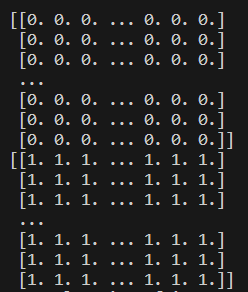
#> input picture FIlter.png, 248 x 292 px
$ python Darsh_230343_Assignment1.py   (older library calls are emulated)
#> lines starting #> are read from the running program, lines starting #| are printed output that depends on the picture; after the words box and inside, x2 and y2 are one past the last pixel; in counts of white or black regions, pixels touching at a corner belong together
import cv2
import numpy as np

lpf=np.zeros([256,256])
for i in (118,139):
    for j in (118,139):
        lpf[i,j]=1
print(lpf)

hpf=np.ones([256,256])
for i in (118,139):
    for j in (118,139):
        hpf[i,j]=0
print(hpf)

def hybrid(s1,s2):
    f1=cv2.dft(np.float32(gray1),flags=cv2.DFT_COMPLEX_OUTPUT)
    fs1=np.fft.fftshift(f1)
    magnitude=20*np.log(cv2.magnitude(fs1[:,:,0],fs1[:,:,1]))
    magnitude=cv2.normalize(magnitude,None,0,255,cv2.NORM_MINMAX,cv2.CV_8UC1)
    cv2.imshow('Fourier Transform of image 1',magnitude)
    cv2.waitKey(0)
    lpf1(magnitude)
    f2=cv2.dft(np.float32(gray2),flags=cv2.DFT_COMPLEX_OUTPUT)
    fs2=np.fft.fftshift(f2)
    magnitude1=20*np.log(cv2.magnitude(fs2[:,:,0],fs2[:,:,1]))
    magnitude1=cv2.normalize(magnitude1,None,0,255,cv2.NORM_MINMAX,cv2.CV_8UC1)
    cv2.imshow('Fourier Transform of image 2',magnitude1)
    cv2.waitKey(0)
    hpf1(magnitude)

    h1=magnitude*lpf
    h2=magnitude1*hpf
    cv2.imshow("low 1",h1)
    cv2.waitKey(0)
    cv2.imshow("high 2",h2)
    cv2.waitKey(0)
    hybrid=h1*h2
    cv2.imshow("Hybrid",hybrid)
    cv2.waitKey(0)

def lpf1(image):
    lpf_img=lpf*image
    cv2.imshow("Low pass of dhoni",lpf_img)
    cv2.waitKey(0)
    return lpf_img

def hpf1(image):
    hpf_img=hpf*image
    cv2.imshow("High pass of virat",hpf_img)
    cv2.waitKey(0)
    return hpf_img

s1=input("Enter location of image 1:")
#> the answer given: FIlter.png
s2=input("Enter location of image 2:")
#> the answer given: Fourier.png

img1= cv2.imread(s1)
#> img1 is the input picture: shape (292, 248, 3); mean B, G, R 35.9, 36, 36.2
img2= cv2.imread(s2)
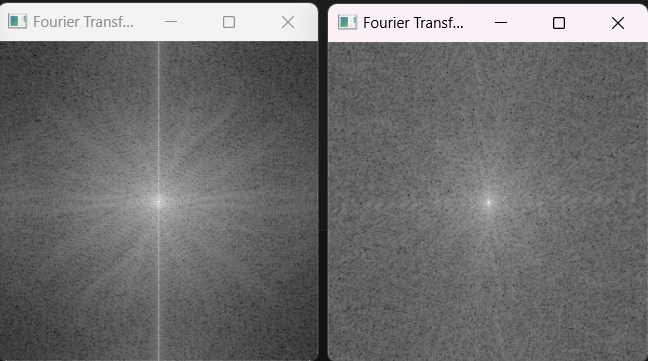
#> input picture Fourier.png, 648 x 361 px
#> img2 is the input picture: shape (361, 648, 3); mean B, G, R 112.1, 111.7, 112.2

newimg1= cv2.resize(img1,(256,256))
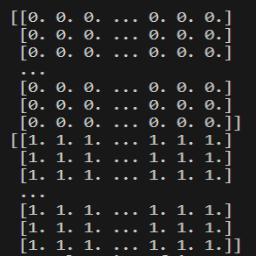
#> newimg1: shape (256, 256, 3); mean B, G, R 35.9, 36, 36.2
newimg2=cv2.resize(img2,(256,256))
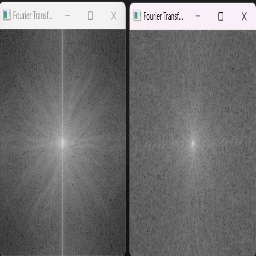
#> newimg2: shape (256, 256, 3); mean B, G, R 112.1, 111.7, 112.1
cv2.imshow("original 1",newimg1)
cv2.waitKey(0)
cv2.imshow("Original 2",newimg2)
cv2.waitKey(0)

#cv2.imshow('Dhoni',newimg1)
#cv2.imshow('Virat',newimg2)

gray1= cv2.cvtColor(newimg1,cv2.COLOR_BGR2GRAY)
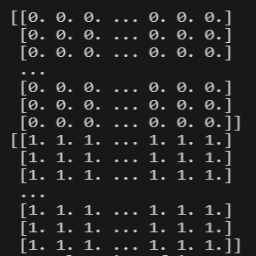
#> gray1: shape (256, 256); min 24, max 204, mean 36
gray2= cv2.cvtColor(newimg2,cv2.COLOR_BGR2GRAY)
#cv2.imshow('Gray Dhoni',gray1)
#cv2.imshow('Gray Virat',gray2)


hybrid(s1,s2)
#> in hybrid, `magnitude=20*np.log(cv2.magnitude(fs1[:,:,0],fs1[:,:,1]))`:
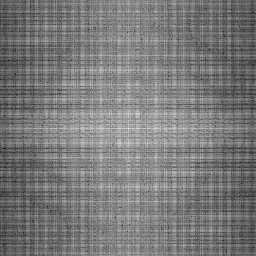
#> magnitude: shape (256, 256) float32; min 1.16, max 293.5, mean 141.2; drawn with min black and max white
#> in lpf1, `cv2.imshow("Low pass of dhoni",lpf_img)`:
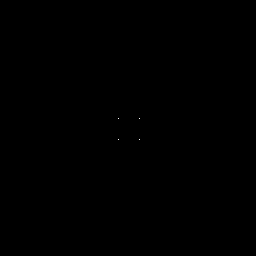
#> window 'Low pass of dhoni': shape (256, 256); 0.01% white in thin lines or dots, all inside (x1, y1, x2, y2) = (118, 118, 140, 140)
#> in hybrid, `magnitude1=20*np.log(cv2.magnitude(fs2[:,:,0],fs2[:,:,1]))`:
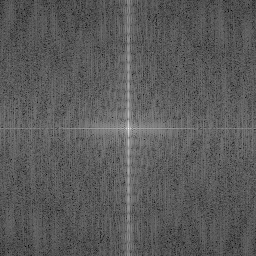
#> magnitude1: shape (256, 256) float32; min 55.98, max 316.1, mean 148.8; drawn with min black and max white
#> in hybrid, `hybrid=h1*h2`: hybrid: shape (256, 256) float64; every value is 0
#"C:\Users\darsh\OneDrive\Desktop\ms-dhoni.webp"
#"C:\Users\darsh\OneDrive\Desktop\virat-kohli.webp"
